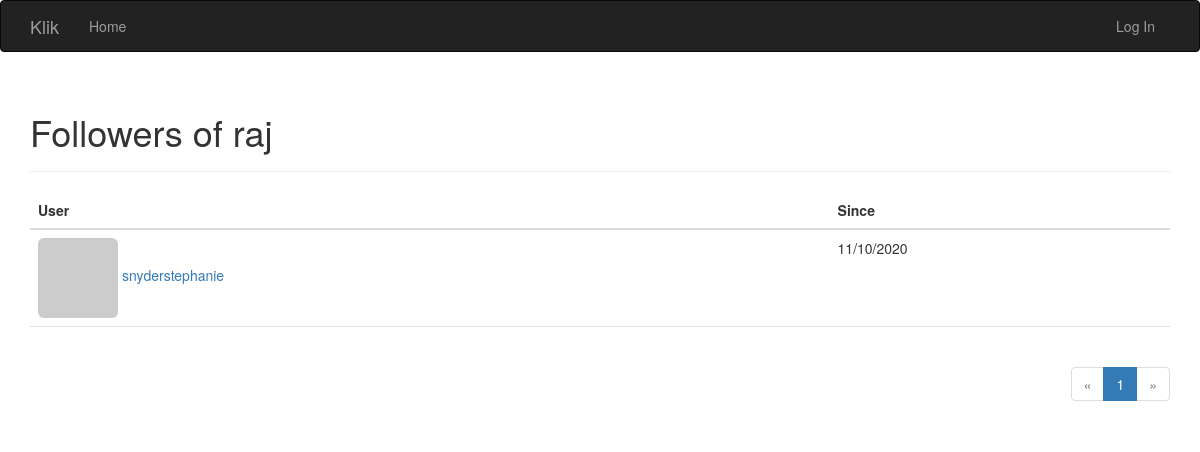
The page /followed_by/raj on the database its author committed.
### app/models.py (models this page shows, shortened)
class User(UserMixin, db.Model):
    __tablename__ = 'users'
    id = db.Column(db.Integer, primary_key=True)
    email = db.Column(db.String(64), unique=True, index=True)
    username = db.Column(db.String(64), unique=True, index=True)
    role_id = db.Column(db.Integer, db.ForeignKey('roles.id'))
    password_hash = db.Column(db.String(128))
    confirmed = db.Column(db.Boolean, default=False)
    name = db.Column(db.String(64))
    location = db.Column(db.String(64))
    about_me = db.Column(db.Text())
    member_since = db.Column(db.DateTime(), default=datetime.utcnow)
    last_seen = db.Column(db.DateTime(), default=datetime.utcnow)
    avatar_hash = db.Column(db.String(32))
    posts = db.relationship('Post', backref='author', lazy='dynamic')
    @property
    def password(self):
        raise AttributeError('password is not a readable attribute')
    def gravatar(self, size=100, default='identicon', rating='g'):
        if request.is_secure:
            url = 'https://secure.gravatar.com/avatar'
        else:
            url = 'http://www.gravatar.com/avatar'
        hash = self.avatar_hash or self.gravatar_hash()
        return '{url}/{hash}?s={size}&d={default}&r={rating}' \
               .format(url=url,
                       hash=hash,
                       size=size,
                       default=default,
                       rating=rating)
    followed = db.relationship('Follow',
                               foreign_keys=[Follow.follower_id],
                               backref=db.backref('follower', lazy='joined'),
                               lazy='dynamic',
                               cascade='all, delete-orphan')
    followers = db.relationship('Follow',
                                foreign_keys=[Follow.followed_id],
                                backref=db.backref('followed', lazy='joined'),
                                lazy='dynamic',
                                cascade='all, delete-orphan')

class Follow(db.Model):
    __tablename__ = 'follows'
    follower_id = db.Column(db.Integer, db.ForeignKey('users.id'),
                            primary_key=True)
    followed_id = db.Column(db.Integer, db.ForeignKey('users.id'),
                            primary_key=True)
    timestamp = db.Column(db.DateTime, default=datetime.utcnow)

### app/main/views.py (the view)
@main.route('/followed_by/<username>')
def followed_by(username):
    user = User.query.filter_by(username=username).first()
    if user is None:
        flash('Invalid user')
        return redirect(url_for('.index'))
    page = request.args.get('page', 1, type=int)
    pagination = user.followed.paginate(
        page, per_page=current_app.config['KLIK_FOLLOWERS_PER_PAGE'],
        error_out=False)
    follows = [{'user': item.followed, 'timestamp': item.timestamp}
               for item in pagination.items]
    return render_template('followers.html', user=user, title="Followers of",
                           endpoint='.followers', pagination=pagination,
                           follows=follows)

### app/auth/views.py (called while the page is built)
@auth.before_app_request
def before_request():
    if current_user.is_authenticated:
        current_user.ping()

### app/main/__init__.py (called while the page is built)
@main.app_context_processor
def inject_permissions():
    return dict(Permission=Permission)

### app/templates/followers.html (shortened to what this page needs)
{% extends "base.html" %}
{% import "_macros.html" as macros %}
{% block page_content %}
<div class="page-header">
    <h1>{{ title }} {{ user.username }}</h1>
</div>
<table class="table table-hover followers">
    <thead><tr><th>User</th><th>Since</th></tr></thead>
    {% for follow in follows %}
    <tr>
        <td>
            <a href="{{ url_for('.user', username = follow.user.username) }}">
                <img class="img-rounded" src="{{ follow.user.gravatar(size=32) }}">
                {{ follow.user.username }}
            </a>
        </td>
        <td>{{ moment(follow.timestamp).format('L') }}</td>
    </tr>
    {% endfor %}
</table>
<div class="pagination">
    {{ macros.pagination_widget(pagination, endpoint, username = user.username) }}
</div>
{% endblock %}

### app/static/styles.css (style rules this page uses)
div.pagination { width: 100%; text-align: right; padding: 0px; margin: 0px; }
.table.followers tr { border-bottom: 1px solid #e0e0e0; }

### rows shown on the page
User: username "raj"
User: user.username "snyderstephanie"
Follow: timestamp "11/10/2020"

### other values the page prints
{{ title }} "Followers of"
{{ p }} "1"
